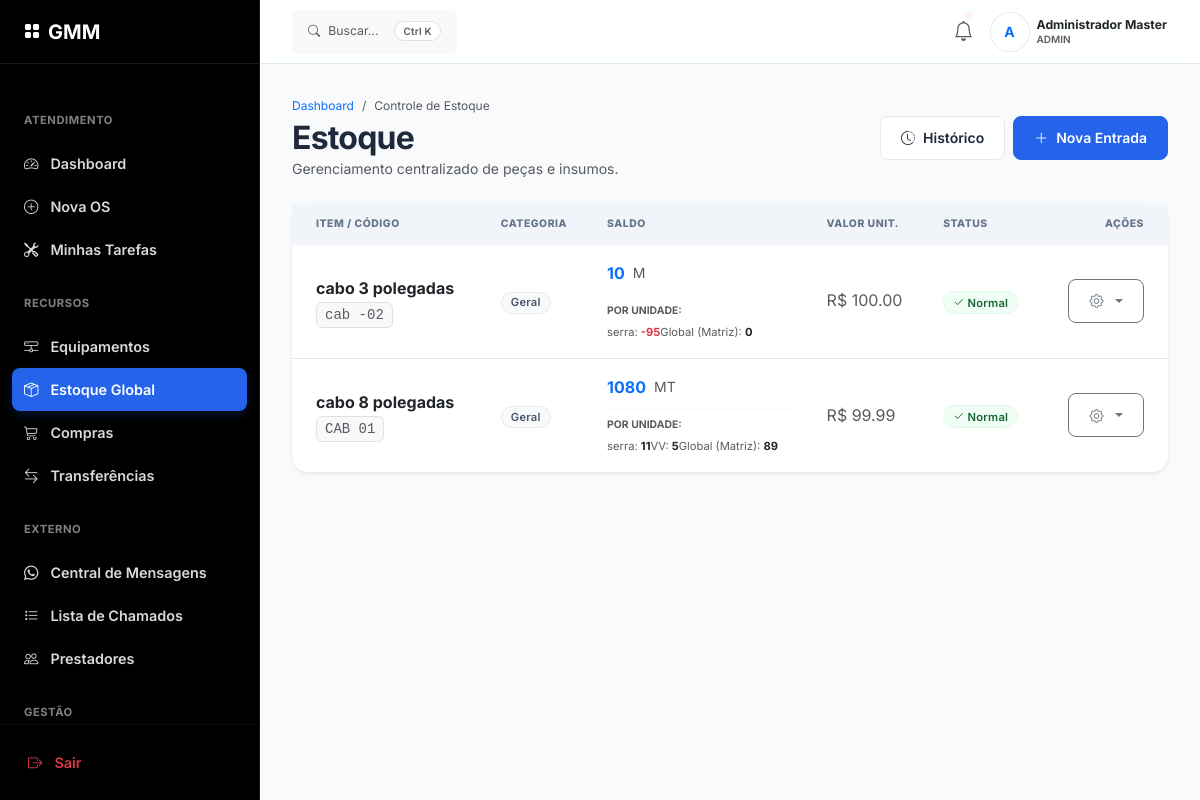
The page /os/estoque/painel (signed in) on the database as committed earlier.
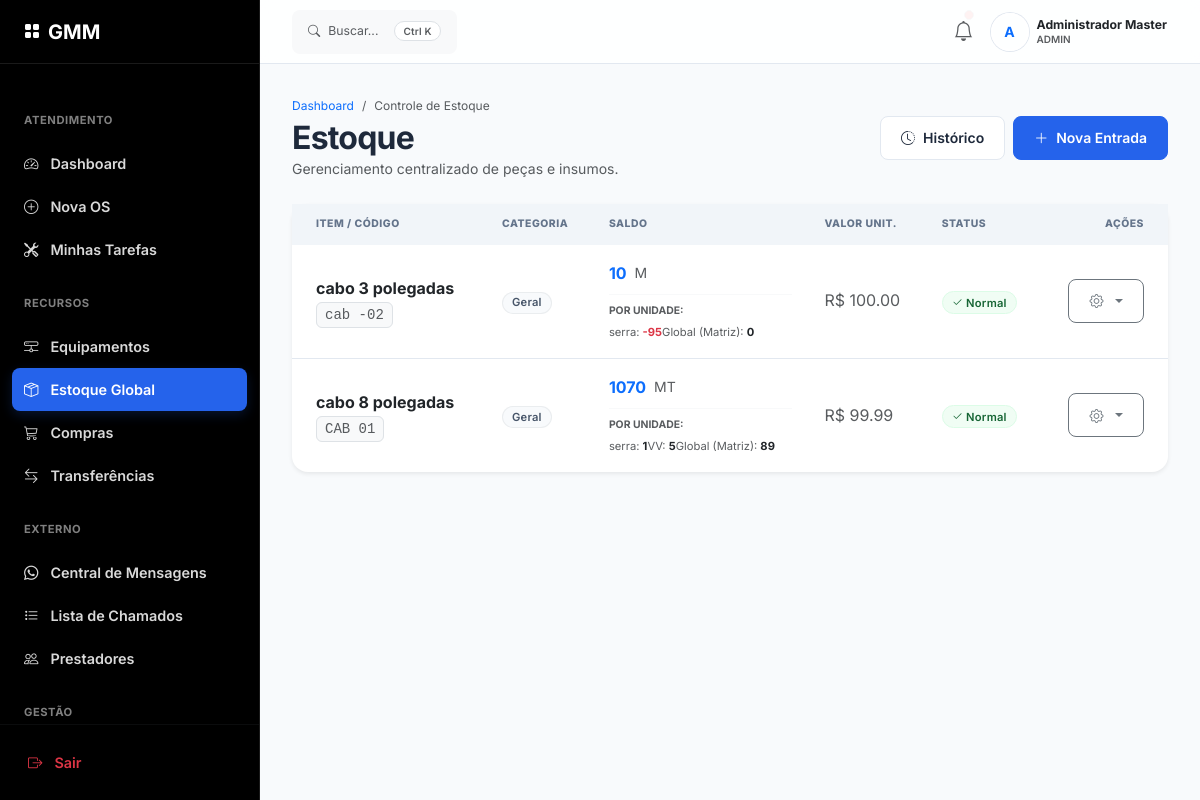
The same page on the database as committed later.
### app/models/estoque_models.py (models this page shows)
class Estoque(db.Model):
    __tablename__ = 'estoque'
    id = db.Column(db.Integer, primary_key=True)
    codigo = db.Column(db.String(20), unique=True, nullable=False)
    nome = db.Column(db.String(150), nullable=False)
    categoria_id = db.Column(db.Integer, db.ForeignKey('categorias_estoque.id'))
    unidade_medida = db.Column(db.String(5), nullable=False)
    quantidade_atual = db.Column(db.Numeric(10, 3), nullable=False, default=0)
    quantidade_minima = db.Column(db.Numeric(10, 3), nullable=False, default=5)
    valor_unitario = db.Column(db.Numeric(10, 2), nullable=True)
    localizacao = db.Column(db.String(100), nullable=True)
    unidade_id = db.Column(db.Integer, db.ForeignKey('unidades.id'), nullable=True)
    updated_at = db.Column(db.DateTime, default=datetime.utcnow, onupdate=datetime.utcnow)
    categoria = db.relationship('CategoriaEstoque', backref='itens')
    unidade = db.relationship('Unidade', backref='estoque_itens')

class EstoqueSaldo(db.Model):
    __tablename__ = 'estoque_saldo'
    id = db.Column(db.Integer, primary_key=True)
    estoque_id = db.Column(db.Integer, db.ForeignKey('estoque.id'), nullable=False)
    unidade_id = db.Column(db.Integer, db.ForeignKey('unidades.id'), nullable=False)
    quantidade = db.Column(db.Numeric(10, 3), nullable=False, default=0)
    localizacao = db.Column(db.String(100), nullable=True) # Prateleira X, Gaveta Y
    peca = db.relationship('Estoque', backref='saldos')
    unidade = db.relationship('Unidade', backref='estoque_saldos')
    __table_args__ = (
        db.UniqueConstraint('estoque_id', 'unidade_id', name='uq_estoque_unidade'),
    )

### app/models/models.py (models this page shows)
class Unidade(db.Model):
    __tablename__ = 'unidades'
    id = db.Column(db.Integer, primary_key=True)
    nome = db.Column(db.String(100), unique=True, nullable=False)
    endereco = db.Column(db.String(255), nullable=True)
    razao_social = db.Column(db.String(150), nullable=True)
    cnpj = db.Column(db.String(20), nullable=True)
    telefone = db.Column(db.String(20), nullable=True)
    faixa_ip_permitida = db.Column(db.String(255), nullable=False)
    ssid_wifi = db.Column(db.String(50), nullable=True) # [Novo PRD 3.1.1]
    ativa = db.Column(db.Boolean, default=True)
    created_at = db.Column(db.DateTime, default=datetime.utcnow)
    registros = db.relationship('RegistroPonto', backref='unidade', lazy=True)

### app/routes/os.py (the view)
@bp.route('/estoque/painel')
@login_required
def painel_estoque():
    itens = Estoque.query.order_by(Estoque.nome).all()
    unidades = Unidade.query.order_by(Unidade.nome).all()
    return render_template('estoque.html', estoque=itens, unidades=unidades)

### app/templates/estoque.html (shortened to what the changed rows need)
{% extends "base.html" %}
{% block content %}
<div class="mb-4 d-flex flex-column flex-md-row justify-content-between align-items-md-center gap-3">
    <div>
        <h2 class="mb-0 fw-bold">Estoque</h2>
    </div>
</div>
<div class="card border-0 shadow-sm">
    <div class="card-body p-0">
        <div class="table-responsive">
            <table class="table table-hover table-responsive-stack mb-0 align-middle">
                <thead class="bg-light">
                    <tr>
                        <th class="ps-4">Item / Código</th>
                        <th>Categoria</th>
                        <th>Saldo</th>
                        <th>Valor Unit.</th>
                        <th>Status</th>
                        <th class="text-end pe-4">Ações</th>
                    </tr>
                </thead>
                <tbody>
                    {% for item in estoque %}
                    <tr
                        class="{% if item.quantidade_atual <= item.quantidade_minima %}table-danger bg-opacity-10{% endif %}">
                        <td class="ps-4" data-label="Item">
                            <div class="fw-bold text-dark">{{ item.nome }}</div>
                            <small class="text-muted font-monospace bg-light px-2 py-1 rounded border">{{ item.codigo
                                }}</small>
                        </td>
                        <td data-label="Categoria">
                            <span
                                class="badge bg-secondary bg-opacity-10 text-secondary border border-secondary border-opacity-10">
                                {{ item.categoria.nome if item.categoria else 'Geral' }}
                            </span>
                        </td>
                        <td data-label="Saldo">
                            <div class="d-flex align-items-center gap-2">
                                <span class="fw-bold fs-6 text-primary">{{ "{:g}".format(item.quantidade_atual|float)
                                    }}</span>
                                <span class="text-muted small">{{ item.unidade_medida }}</span>
                            </div>
                            {% if item.saldos %}
                            <div class="mt-2 pt-2 border-top border-light">
                                <div class="small fw-bold text-muted mb-1"
                                    style="font-size: 0.65rem; text-transform: uppercase;">Por Unidade:</div>
                                <ul class="list-unstyled mb-0 d-flex flex-wrap gap-x-3 gap-y-1"
                                    style="font-size: 0.7rem;">
                                    {% for s in item.saldos %}
                                    <li class="text-nowrap">
                                        <span class="text-muted">{{ s.unidade.nome }}:</span>
                                        <span class="fw-bold {{ 'text-danger' if s.quantidade < 0 else 'text-dark' }}">
                                            {{ "{:g}".format(s.quantidade|float) }}
                                        </span>
                                    </li>
                                    {% endfor %}
                                </ul>
                            </div>
                            {% endif %}
                        </td>
                        <td data-label="Valor Unit.">
                            <span class="text-muted">R$ {{ "{:.2f}".format(item.valor_unitario or 0) }}</span>
                        </td>
                        <td data-label="Status">
                            {% if item.quantidade_atual <= item.quantidade_minima %} <div
                                class="d-flex align-items-center gap-2">
                                <span class="badge bg-danger text-white shadow-sm shimmer">BAIXO</span>
                                <button class="btn btn-xs btn-danger btn-sm-custom ms-2 fade-in"
                                    onclick="solicitarCompraItem('{{ item.id }}', '{{ item.nome }}', '{{ item.quantidade_minima }}')">
                                    🛒 Comprar
                                </button>
        </div>
        {% else %}
        <span class="badge bg-success bg-opacity-10 text-success">
            <i class="bi bi-check2"></i> Normal
        </span>
        {% endif %}
        </td>
        <td class="text-end pe-4" data-label="Ações">
            <div class="dropdown d-inline-block">
                <button class="btn btn-sm btn-outline-secondary dropdown-toggle" type="button"
                    data-bs-toggle="dropdown">
                    <i class="bi bi-gear"></i>
                </button>
            </div>
        </td>
        </tr>
        {% endfor %}
        </tbody>
        </table>
    </div>
</div>
</div>
{% endblock %}

Rows that differ between the two databases and show on the page:
changed Estoque "cabo 8 polegadas": quantidade_atual "1080" → "1070"
changed EstoqueSaldo (number 3 of 5 on the later page): quantidade "11" → "1"
